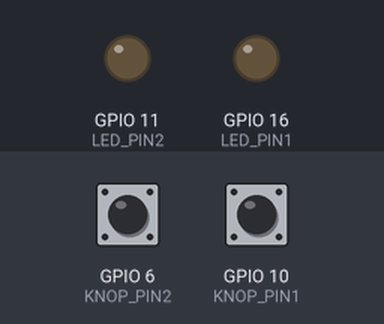
A program run on a simulated Raspberry Pi (BCM pin numbers). On the bench: output pins drawn as LEDs (lit = HIGH). The test bench sets the inputs (shaded band); at power-on: GPIO 10 (KNOP_PIN1) LOW, GPIO 6 (KNOP_PIN2) LOW. The clock reads 2024-03-15 10:24:30 at power-on unless the program sets it.

Above: at 1.2 s.
1.3 s: GPIO 10 (KNOP_PIN1) pulled HIGH for 0.15 s
At 1.7 s:
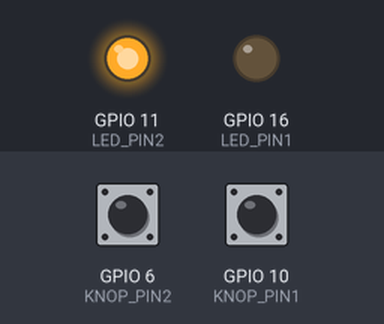
At 2.5 s:
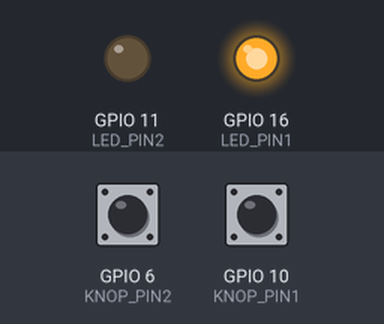
Timing chart, 0 to 4.3 s (numbered marks = the images above; inputs shaded):
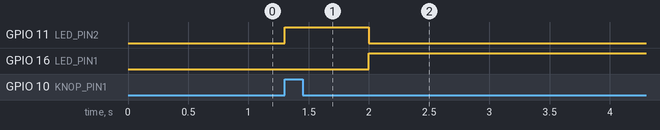

Measured:
- after the input at 1.3 s, GPIO 16 (LED_PIN1): LOW → HIGH after 0.70 s

The program:

opdracht5c.py
```python
import RPi.GPIO as GPIO
import time

# definieer pinnen
LED_PIN1 = 16
LED_PIN2 = 11
KNOP_PIN1 = 10
KNOP_PIN2 = 6

GPIO.setmode(GPIO.BCM)
# zet pinnen als output
GPIO.setup(LED_PIN1, GPIO.OUT)
GPIO.setup(LED_PIN2, GPIO.OUT)
GPIO.setup(KNOP_PIN1, GPIO.IN, GPIO.PUD_DOWN)
GPIO.setup(KNOP_PIN2, GPIO.IN, GPIO.PUD_DOWN)

while True:
    # kijk of de knop word ingedrukt
    buttonState1 = GPIO.input(KNOP_PIN1)
    buttonState2 = GPIO.input(KNOP_PIN2) # word niet gebruikt in deze opdracht

    # verstreken tijd in milliseconden
    milliseconds = int(round(time.time() * 1000))

    # als op knop 1 gedrukt word
    if buttonState1 == GPIO.HIGH:
        # aan bij totaal knipper tijd
        if milliseconds % 2000 == 0:
            GPIO.output(LED_PIN1, GPIO.HIGH)
            GPIO.output(LED_PIN2, GPIO.LOW) # tweede led tegenovergesteld
        # uit na zoveel miliseconden voorbij totale knippertijd
        elif milliseconds % 2000 == 1000:
            GPIO.output(LED_PIN1, GPIO.LOW)
            GPIO.output(LED_PIN2, GPIO.HIGH) # tweede led tegenovergesteld
    # opdracht b als op knop 2 gedrukt word
    else:
        # aan bij totaal knipper tijd
        if milliseconds % 2000 == 0:
            GPIO.output(LED_PIN1, GPIO.HIGH)
            GPIO.output(LED_PIN2, GPIO.LOW) # tweede led tegenovergesteld
        # uit na zoveel miliseconden voorbij totale knippertijd
        elif milliseconds % 2000 == 1300:
            GPIO.output(LED_PIN1, GPIO.LOW)
            GPIO.output(LED_PIN2, GPIO.HIGH) # tweede led tegenovergesteld
```
